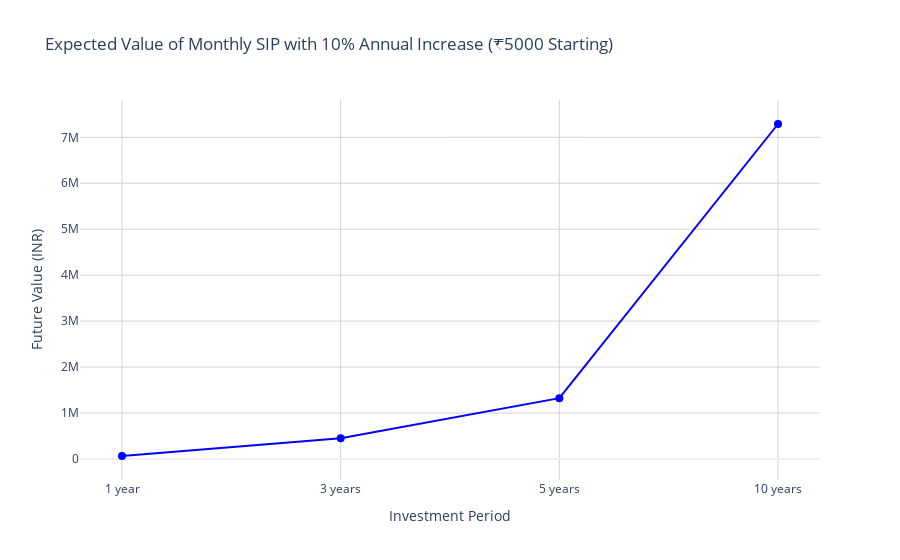

Notebook code cell kept with this figure:
### Code cell
import numpy as np
import plotly.graph_objects as go

# Parameters
initial_monthly_investment = 5000  # Starting monthly investment in INR
investment_years = [1, 3, 5, 10]   # Investment periods
n = 12  # Monthly compounding
annual_increase_rate = 0.10  # 10% increase in monthly investment every year

# Replace this with the actual ROI array or value
expected_roi_mutual_fund = np.array([12.5, 13.2, 14.0])  # Example ROI values
avg_roi = expected_roi_mutual_fund.mean() / 100  # Convert to decimal

# Function to calculate future value with increasing annual investments
def future_value_with_growth(initial_P, r, n, years, growth_rate):
    total_fv = 0
    for year in range(years):
        # Calculate monthly investment for this year
        P = initial_P * ((1 + growth_rate) ** year)
        # Time left for this annual investment to compound
        t = years - year
        # Future value of this year's monthly SIPs
        fv = P * (((1 + r / n) ** (n * t) - 1) / (r / n)) * (1 + r / n)
        total_fv += fv
    return total_fv

# Calculate future values for each investment period
future_values = [future_value_with_growth(initial_monthly_investment, avg_roi, n, t, annual_increase_rate)
                 for t in investment_years]

# Plotting
fig = go.Figure()

fig.add_trace(go.Scatter(
    x=[f"{year} year{'s' if year > 1 else ''}" for year in investment_years],
    y=future_values,
    mode='lines+markers',
    line=dict(color='blue'),
    marker=dict(size=8),
    name='Future Value'
))

fig.update_layout(
    title="Expected Value of Monthly SIP with 10% Annual Increase (₹5000 Starting)",
    xaxis_title="Investment Period",
    yaxis_title="Future Value (INR)",
    xaxis=dict(showgrid=True, gridcolor='lightgrey'),
    yaxis=dict(showgrid=True, gridcolor='lightgrey'),
    template="plotly_white",
    hovermode='x unified'
)

fig.show()

### Figure 1 — Plotly figure (JSON) as saved in the notebook; plotly's stock layout.template omitted (floating-point values rounded to 4 significant figures)
{"data": [{"line": {"color": "blue"}, "marker": {"size": 8}, "mode": "lines+markers", "name": "Future Value", "type": "scatter", "x": ["1 year", "3 years", "5 years", "10 years"], "y": [64480.0, 451800.0, 1323000.0, 7290000.0]}], "layout": {"hovermode": "x unified", "title": {"text": "Expected Value of Monthly SIP with 10% Annual Increase (₹5000 Starting)"}, "xaxis": {"gridcolor": "lightgrey", "showgrid": true, "title": {"text": "Investment Period"}}, "yaxis": {"gridcolor": "lightgrey", "showgrid": true, "title": {"text": "Future Value (INR)"}}}}
